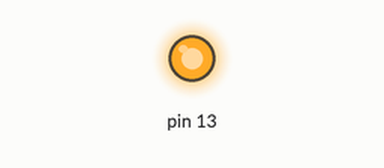
This sketch was run on a simulated Arduino Uno, built with avr-gcc and run on an emulated ATmega328P. On the bench: output pins drawn as LEDs (lit = HIGH).

Above: at 1.1 s.
At 33.1 s:
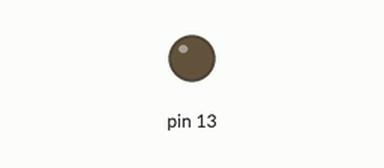
Timing chart, 0 to 43.6 s (numbered marks = the images above):
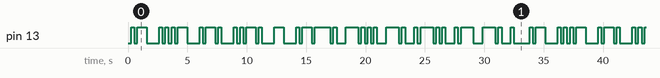

The sketch:

sketch.ino
```cpp
#define GET_BIT(array, bitpos) (((array[(bitpos) / 8] >> (7 - ((bitpos) % 8))) & 1))
#define LEN 64

const uint8_t data[] = { 0xE4, 0x7F, 0x23, 0x9C, 0x7C, 0xE2, 0x47, 0x30 };

int main(void) {
  DDRB = 0x20;

  TCCR1A = 0x00;
  TCCR1B = 0x01;
  TIMSK1 = 0x01;

  sei();

  while(1) {
    ADMUX = 0x40;
    ADCSRA = 0xC0;
    while (ADCSRA & 0x40);
    uint16_t r = (ADCH << 8) | ADCL;
    TCCR1B = map(r, 0, 0x03FF, 1, 5);
    delay(100);
  }
}

ISR(TIMER1_OVF_vect) {
  static uint8_t i = 0;
  PORTB ^= GET_BIT(data, i) << 5;
  ++i %= LEN;
}

// i think the simulator has a bug:
// the voltage divider doesn't work as expected
// maybe replace with a potentiometer?
```

Measured:
- by itself, pin 13: moves between LOW and HIGH, repeating every 33.6 s
- by itself, everything shown: repeats every 33.6 s, in 66 steps
